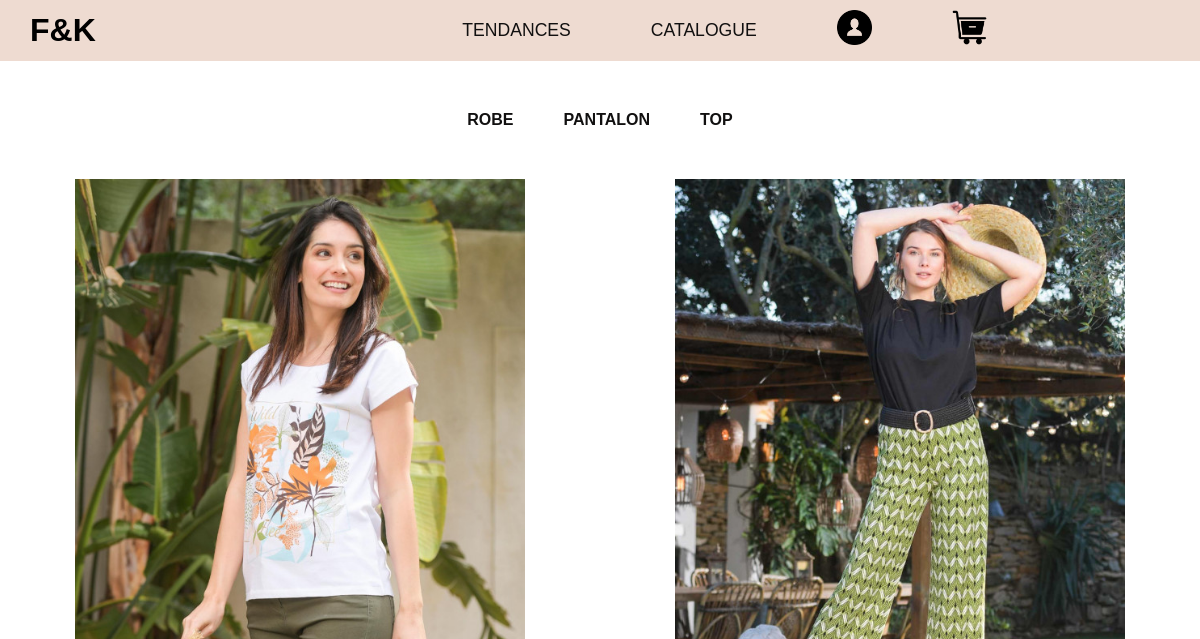
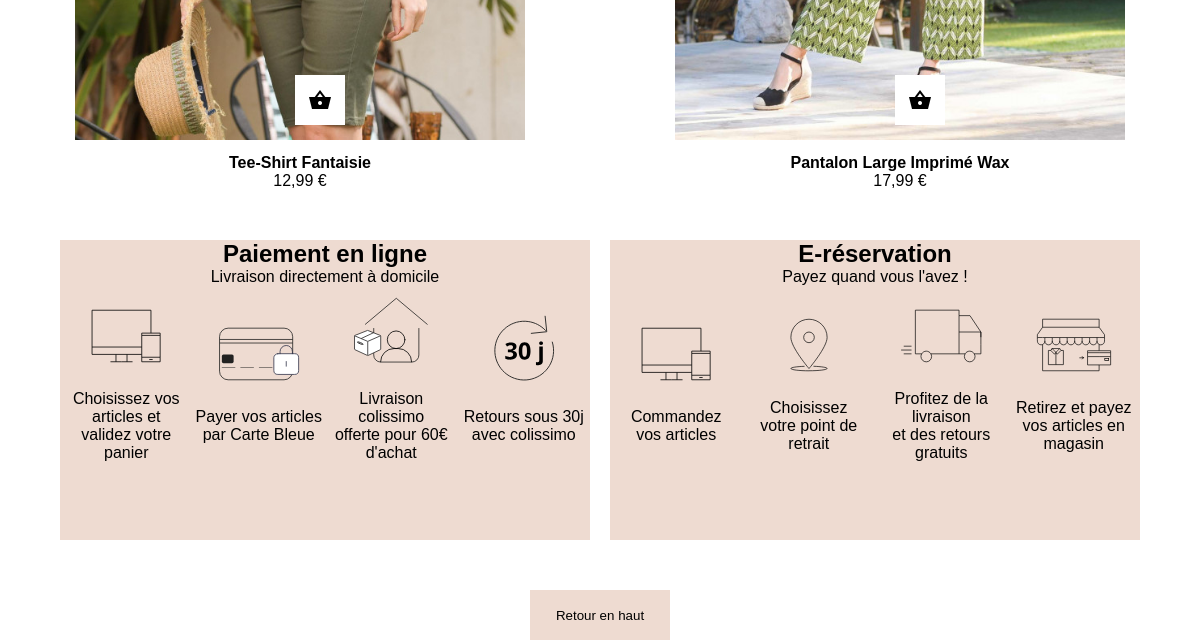
/catalogue_pantalon.php, run on an earlier commit of the app's database (2 pictures, top to bottom).
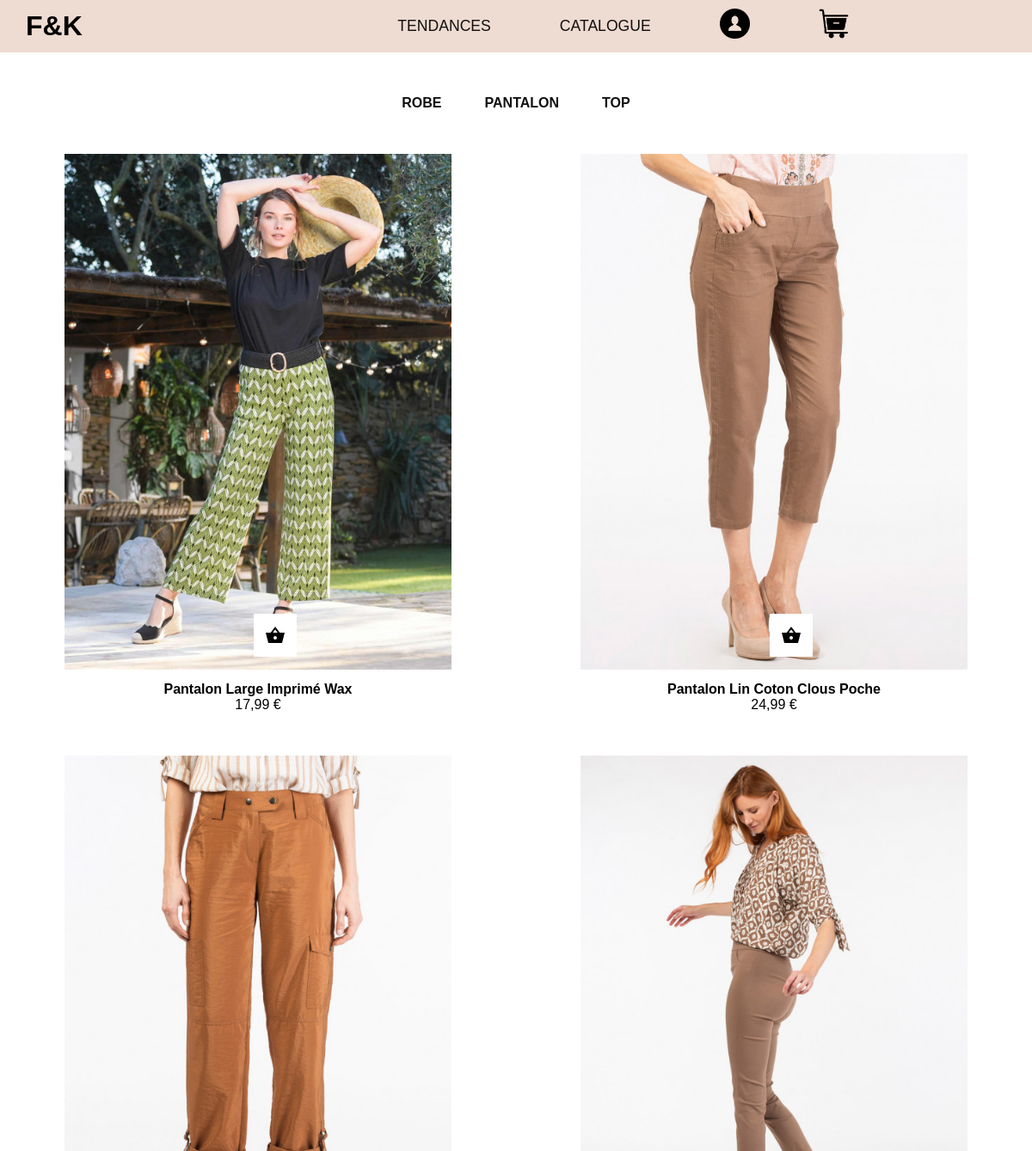
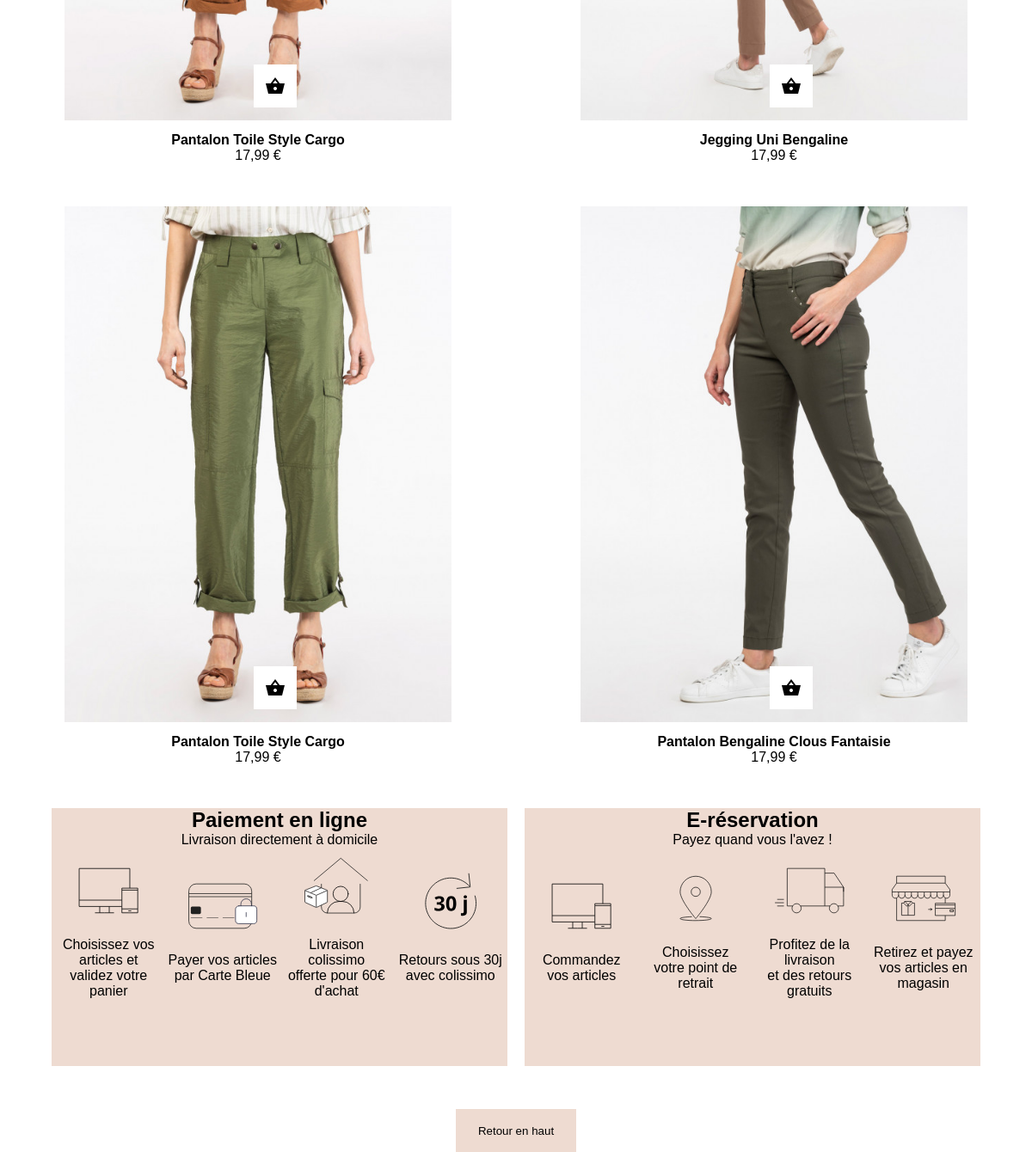
And on a later commit of the database (2 pictures, top to bottom).
### tables this page shows
CREATE TABLE `product` (
  `id` int NOT NULL,
  `id_tendance` int NOT NULL,
  `type` varchar(255) NOT NULL,
  `product_name` varchar(255) NOT NULL,
  `product_description` varchar(1000) NOT NULL,
  `product_price` varchar(255) NOT NULL,
  `product_pic_1` varchar(255) NOT NULL,
  `product_pic_2` varchar(255) NOT NULL
);

### src/catalogue_pantalon.php (the view, shortened to what this page needs)
<?php
require_once("connect.php");
$sql = "SELECT * FROM product WHERE type ='pantalon'";
$query = $db->prepare($sql);
$query->execute();
$product = $query->fetchAll(PDO::FETCH_ASSOC);
?>
<!DOCTYPE html>
<html lang="fr">
<head>
    <link rel="stylesheet" href="style.css">
</head>
<?php
include './element/navbar.php';
?>
<section class="section_categorie">
    <div class="container_categorie">
        <div class="categorie categorie_robe"><a href="../catalogue_robe.php?type=robe">ROBE</a></div>
        <div class="categorie categorie_pantalone"><a href="../catalogue_pantalon.php?type=pantalon">PANTALON</a></div>
        <div class="categorie categorie_jupe"><a href="../catalogue_top.php?type=top">TOP</a></div>
    </div>
</section>
<section class="contenaire_catalogue">
    <div class="container_items">
        <?php
        foreach ($product as $pr) {
        ?>
            <div class="item">
                <div> <a href="product.php?id=<?= $pr["id"] ?>"><img src="<?= $pr["product_pic_1"] ?>" width="450px" height="600px" alt=""></a></div>
                <div class="titre"> <?= $pr["product_name"] ?></div>
                <div> <?= $pr["product_price"] ?></div>
                <button class="btn"><a href="produit.php"></a>
                </button>
            </div>
    </div>
<?php
        }
?>
</section>
<?php
include './element/footer.php';
?>
</body>
</html>
</body>
</html>

What changed in the data, as far as the page shows it:
no longer on this page (row edited): product: product_pic_1 (picture), product_name "Tee-Shirt Fantaisie", product_price "12,99 €"
added product: product_pic_1 (picture), product_name "Pantalon Lin Coton Clous Poche", product_price "24,99 €"
added product: product_pic_1 (picture), product_name "Pantalon Toile Style Cargo", product_price "17,99 €"
added product: product_pic_1 (picture), product_name "Jegging Uni Bengaline", product_price "17,99 €"
added product: product_pic_1 (picture), product_name "Pantalon Toile Style Cargo", product_price "17,99 €"
added product: product_pic_1 (picture), product_name "Pantalon Bengaline Clous Fantaisie", product_price "17,99 €"
